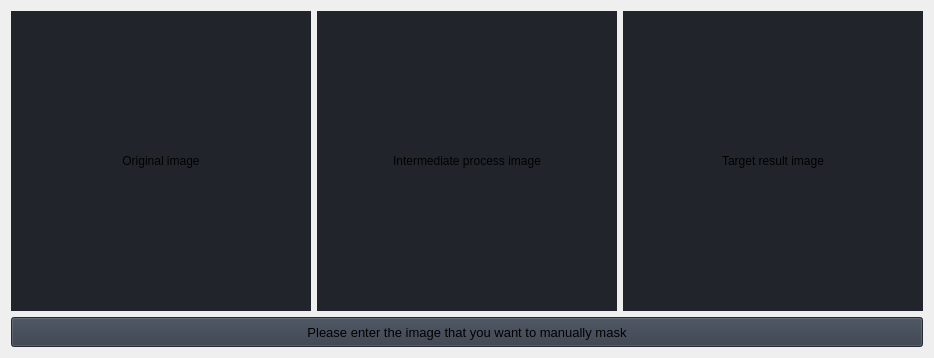
                     <widget class="QWidget" name="HandMask">
                      <layout class="QVBoxLayout" name="verticalLayout_36">
                       <item>
                        <layout class="QVBoxLayout" name="verticalLayout_35">
                         <item>
                          <layout class="QHBoxLayout" name="horizontalLayout_23">
                           <item>
                            <widget class="QLabel" name="input_HPicture">
                             <property name="sizePolicy">
                              <sizepolicy hsizetype="Expanding" vsizetype="Expanding">
                               <horstretch>0</horstretch>
                               <verstretch>0</verstretch>
                              </sizepolicy>
                             </property>
                             <property name="minimumSize">
                              <size>
                               <width>300</width>
                               <height>300</height>
                              </size>
                             </property>
                             <property name="autoFillBackground">
                              <bool>false</bool>
                             </property>
                             <property name="styleSheet">
                              <string notr="true">background-color: rgb(33, 37, 43);</string>
                             </property>
                             <property name="text">
                              <string>Original image</string>
                             </property>
                             <property name="scaledContents">
                              <bool>true</bool>
                             </property>
                             <property name="alignment">
                              <set>Qt::AlignCenter</set>
                             </property>
                            </widget>
                           </item>
                           <item>
                            <widget class="QLabel" name="median_HPicture">
                             <property name="sizePolicy">
                              <sizepolicy hsizetype="Expanding" vsizetype="Expanding">
                               <horstretch>0</horstretch>
                               <verstretch>0</verstretch>
                              </sizepolicy>
                             </property>
                             <property name="minimumSize">
                              <size>
                               <width>300</width>
                               <height>300</height>
                              </size>
                             </property>
                             <property name="autoFillBackground">
                              <bool>false</bool>
                             </property>
                             <property name="styleSheet">
                              <string notr="true">background-color: rgb(33, 37, 43);</string>
                             </property>
                             <property name="text">
                              <string>Intermediate process image</string>
                             </property>
                             <property name="scaledContents">
                              <bool>true</bool>
                             </property>
                             <property name="alignment">
                              <set>Qt::AlignCenter</set>
                             </property>
                            </widget>
                           </item>
                           <item>
                            <widget class="QLabel" name="output_HPicture">
                             <property name="sizePolicy">
                              <sizepolicy hsizetype="Expanding" vsizetype="Expanding">
                               <horstretch>0</horstretch>
                               <verstretch>0</verstretch>
                              </sizepolicy>
                             </property>
                             <property name="minimumSize">
                              <size>
                               <width>300</width>
                               <height>300</height>
                              </size>
                             </property>
                             <property name="autoFillBackground">
                              <bool>false</bool>
                             </property>
                             <property name="styleSheet">
                              <string notr="true">background-color: rgb(33, 37, 43);</string>
                             </property>
                             <property name="text">
                              <string>Target result image</string>
                             </property>
                             <property name="scaledContents">
                              <bool>true</bool>
                             </property>
                             <property name="alignment">
                              <set>Qt::AlignCenter</set>
                             </property>
                            </widget>
                           </item>
                          </layout>
                         </item>
                         <item>
                          <widget class="QPushButton" name="btn_handmask">
                           <property name="minimumSize">
                            <size>
                             <width>100</width>
                             <height>30</height>
                            </size>
                           </property>
                           <property name="font">
                            <font>
                             <family>Segoe UI</family>
                             <pointsize>10</pointsize>
                             <italic>false</italic>
                             <bold>false</bold>
                            </font>
                           </property>
                           <property name="cursor">
                            <cursorShape>PointingHandCursor</cursorShape>
                           </property>
                           <property name="styleSheet">
                            <string notr="true">background-color: rgb(52, 59, 72);</string>
                           </property>
                           <property name="text">
                            <string>Please enter the image that you want to manually mask</string>
                           </property>
                          </widget>
                         </item>
                        </layout>
                       </item>
                      </layout>
                     </widget>
